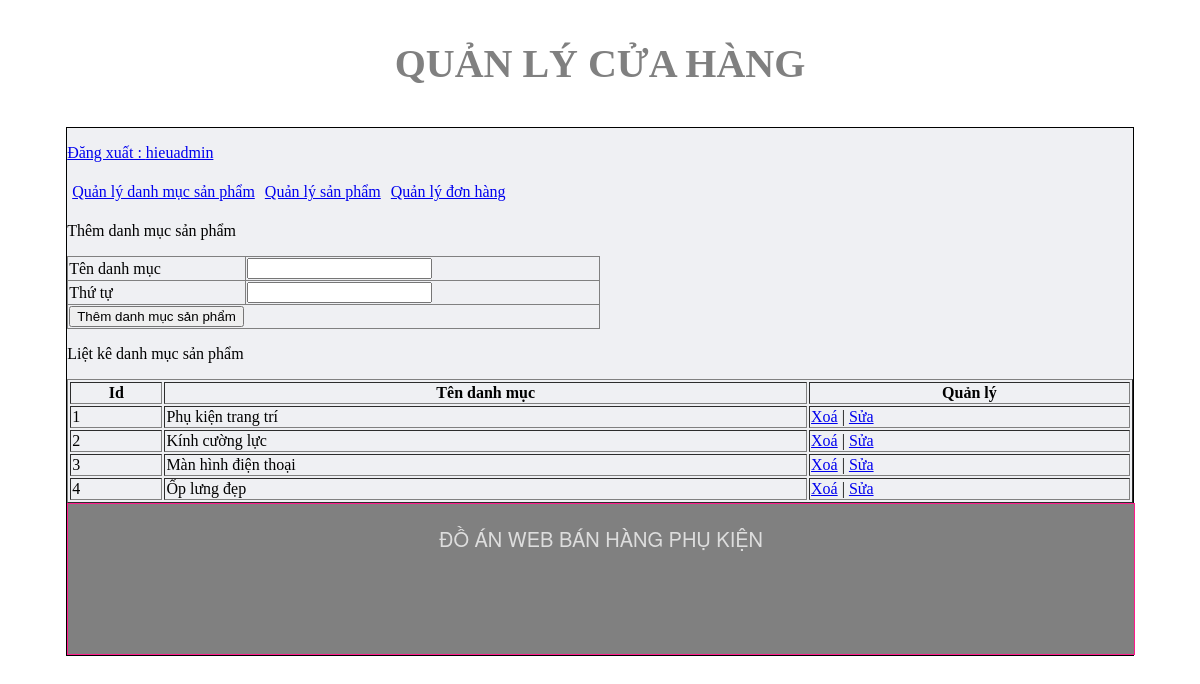
/admincp/index.php?action=quanlydanhmucsanpham&query=them (signed in), run on the app's committed database.
### tables this page shows
CREATE TABLE `tbl_danhmuc` (
  `id_danhmuc` int(11) NOT NULL,
  `tendanhmuc` varchar(100) NOT NULL,
  `thutu` int(11) NOT NULL
);

### admincp/modules/quanlydanhmucsp/lietke.php (the view)
<?php
	$sql_lietke_danhmucsp = "SELECT * FROM tbl_danhmuc ORDER BY thutu DESC";
	$query_lietke_danhmucsp = mysqli_query($mysqli,$sql_lietke_danhmucsp);
?>
<p>Liệt kê danh mục sản phẩm</p>
<table style="width:100%" border="1" style="border-collapse: collapse;">
  <tr>
  	<th>Id</th>
    <th>Tên danh mục</th>
  	<th>Quản lý</th>
  </tr>
  <?php
  $i = 0;
  while($row = mysqli_fetch_array($query_lietke_danhmucsp)){
  	$i++;
  ?>
  <tr>
  	<td><?php echo $i ?></td>
    <td><?php echo $row['tendanhmuc'] ?></td>
   	<td>
   		<a href="modules/quanlydanhmucsp/xuly.php?iddanhmuc=<?php echo $row['id_danhmuc'] ?>">Xoá</a> | <a href="?action=quanlydanhmucsanpham&query=sua&iddanhmuc=<?php echo $row['id_danhmuc'] ?>">Sửa</a>
   	</td>
  </tr>
  <?php
  }
  ?>
</table>

### data on the page
tbl_danhmuc: tendanhmuc "Phụ kiện trang trí"
tbl_danhmuc: tendanhmuc "Kính cường lực"
tbl_danhmuc: tendanhmuc "Màn hình điện thoại"
tbl_danhmuc: tendanhmuc "Ốp lưng đẹp"

### other printed values
$_SESSION['dangnhap'] "hieuadmin"
